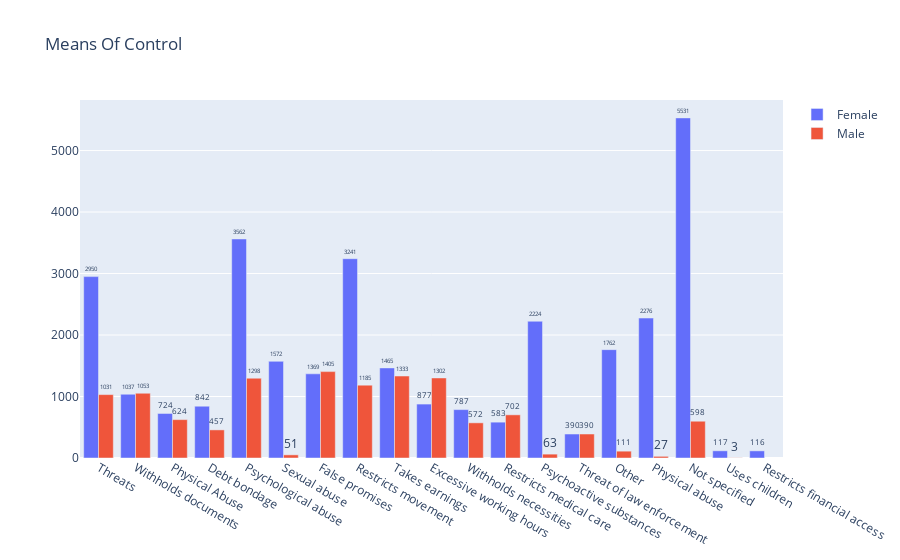

Notebook source saved alongside this figure:
### Code cell
fig = go.Figure(data=[
    go.Bar(name='Female', x=data_female.index, y=data_female),
    go.Bar(name='Male', x=data_male.index, y=data_male)
])
fig.update_traces(texttemplate='%{value}', textposition='outside')
fig.update_layout(title_text='Means Of Control')
fig.show()

### Figure 1 — Plotly figure (JSON) as saved in the notebook; plotly's stock layout.template omitted (floating-point values rounded to 4 significant figures)
{"data": [{"name": "Female", "textposition": "outside", "texttemplate": "%{value}", "type": "bar", "x": ["Threats", "Withholds documents", "Physical Abuse", "Debt bondage", "Psychological abuse", "Sexual abuse", "False promises", "Restricts movement", "Takes earnings", "Excessive working hours", "Withholds necessities", "Restricts medical care", "Psychoactive substances", "Threat of law enforcement", "Other", "Physical abuse", "Not specified", "Uses children", "Restricts financial access"], "y": [2950, 1037, 724, 842, 3562, 1572, 1369, 3241, 1465, 877, 787, 583, 2224, 390, 1762, 2276, 5531, 117, 116]}, {"name": "Male", "textposition": "outside", "texttemplate": "%{value}", "type": "bar", "x": ["False promises", "Debt bondage", "Restricts movement", "Threat of law enforcement", "Takes earnings", "Withholds documents", "Threats", "Restricts medical care", "Psychoactive substances", "Excessive working hours", "Withholds necessities", "Physical Abuse", "Psychological abuse", "Sexual abuse", "Other", "Not specified", "Physical abuse", "Uses children"], "y": [1405, 457, 1185, 390, 1333, 1053, 1031, 702, 63, 1302, 572, 624, 1298, 51, 111, 598, 27, 3]}], "layout": {"title": {"text": "Means Of Control"}}}
